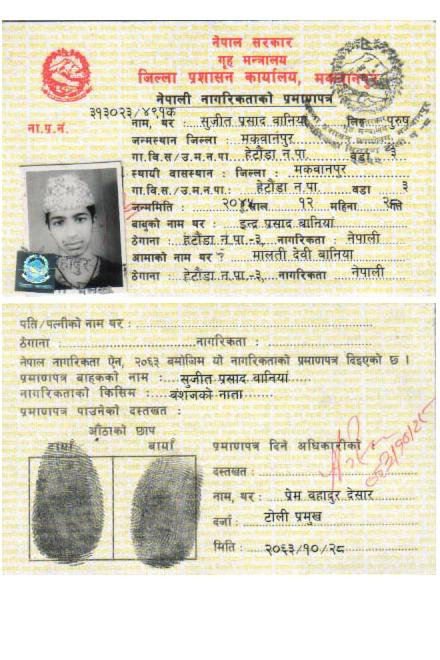
#> input picture testdata/citizenship-front-back.jpg, 440 x 660 px
$ python -i detector.py   (imports and definitions only)
#> lines starting #> are read from the running program, lines starting #| are printed output that depends on the picture
#> further down, picture is the input picture: shape (660, 440, 3); mean B, G, R 199, 219.3, 224.2
"""
Face Detection Module
Supports multiple backends:
  - Haar Cascade (always available, bundled with OpenCV)
  - YuNet DNN (requires model file, highest accuracy)
  - SSD DNN (requires Caffe model files)
"""

import cv2
import numpy as np
from dataclasses import dataclass, field
from typing import List, Tuple, Optional


@dataclass
class FaceDetection:
    """Represents a single detected face."""
    bbox: Tuple[int, int, int, int]   # x, y, w, h
    confidence: float
    landmarks: Optional[np.ndarray] = None  # 5-point for YuNet
    index: int = 0

    @property
    def x(self): return self.bbox[0]
    @property
    def y(self): return self.bbox[1]
    @property
    def w(self): return self.bbox[2]
    @property
    def h(self): return self.bbox[3]

    def to_rect(self) -> Tuple[int, int, int, int]:
        return self.bbox

    # [11 lines left out: function face_roi, not called in this run]

    def center(self) -> Tuple[int, int]:
        return (self.x + self.w // 2, self.y + self.h // 2)


class HaarCascadeDetector:
    """OpenCV Haar Cascade face detector — always available, no model download needed."""

    def __init__(self, scale_factor: float = 1.05, min_neighbors: int = 4,
                 min_size: Tuple[int, int] = (30, 30)):
        self.face_cascade = cv2.CascadeClassifier(
            cv2.data.haarcascades + "haarcascade_frontalface_default.xml"
        )
        self.profile_cascade = cv2.CascadeClassifier(
            cv2.data.haarcascades + "haarcascade_profileface.xml"
        )
        self.scale_factor = scale_factor
        self.min_neighbors = min_neighbors
        self.min_size = min_size

    def detect(self, image: np.ndarray) -> List[FaceDetection]:
        if image is None or image.size == 0:
            return []

        gray = _to_gray(image)
#> in _to_gray, `return cv2.cvtColor(image, cv2.COLOR_BGR2GRAY)`:
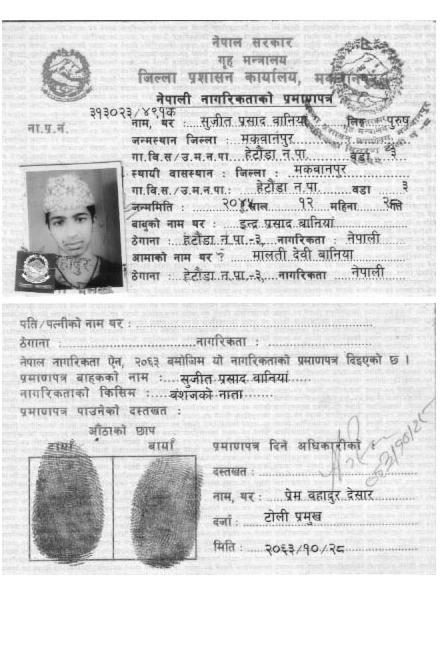
#> returned value: shape (660, 440); min 14, max 255, mean 218.5
        gray = cv2.equalizeHist(gray)
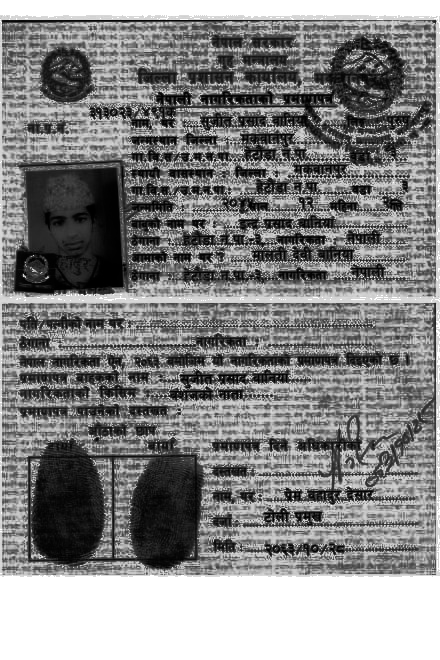
#> gray: shape (660, 440); min 0, max 255, mean 132.1

        detections = []

        # Frontal face detection
        faces = self.face_cascade.detectMultiScale(
            gray,
            scaleFactor=self.scale_factor,
            minNeighbors=self.min_neighbors,
            flags=cv2.CASCADE_SCALE_IMAGE,
            minSize=self.min_size,
        )
#> faces = [[27, 187, 87, 87]]
        if len(faces) > 0:
            for i, (x, y, w, h) in enumerate(faces):
                detections.append(FaceDetection(
                    bbox=(int(x), int(y), int(w), int(h)),
                    confidence=0.85,
                    index=i,
                ))
#> this loop made 1 pass
#> after the loop, detections = 1 item

        # Profile detection for additional coverage
        profiles = self.profile_cascade.detectMultiScale(
            gray,
            scaleFactor=1.1,
            minNeighbors=3,
            minSize=self.min_size,
        )
#> profiles = ()
        existing_centers = [d.center() for d in detections]
#> existing_centers = [(70, 230)]
        for x, y, w, h in profiles if len(profiles) > 0 else []:
            cx, cy = x + w // 2, y + h // 2
            # Avoid duplicate detections
            if not any(abs(cx - ec[0]) < w * 0.5 and abs(cy - ec[1]) < h * 0.5
                       for ec in existing_centers):
                detections.append(FaceDetection(
                    bbox=(int(x), int(y), int(w), int(h)),
                    confidence=0.70,
                    index=len(detections),
                ))
#> this loop made 0 passes

        # Re-index
        for i, d in enumerate(detections):
            d.index = i
#> this loop made 1 pass
#> d.index on pass 1: 0

        return detections


class YuNetDetector:
    """
    OpenCV YuNet face detector — high accuracy, requires model file.
    Download: https://github.com/opencv/opencv_zoo/blob/main/models/face_detection_yunet/
    """

    # [35 lines left out: functions __init__, detect, not called in this run]


class MultiScaleDetector:
    """
    Enhanced multi-scale detector combining Haar cascade with image augmentation
    for improved detection rate while staying model-free.
    """

    def __init__(self, min_size: Tuple[int, int] = (30, 30)):
        self._haar = HaarCascadeDetector(scale_factor=1.03, min_neighbors=3, min_size=min_size)

    # [19 lines left out: function detect, not called in this run]


def _to_gray(image: np.ndarray) -> np.ndarray:
    if len(image.shape) == 2:
        return image
    return cv2.cvtColor(image, cv2.COLOR_BGR2GRAY)


# [28 lines left out: functions _iou, _nms, not called in this run]

>>> import cv2
>>> picture = cv2.imread('../testdata/citizenship-front-back.jpg')
>>> result = HaarCascadeDetector().detect(picture)
#> result = 1 item

$ run again, on testdata/national-id.webp
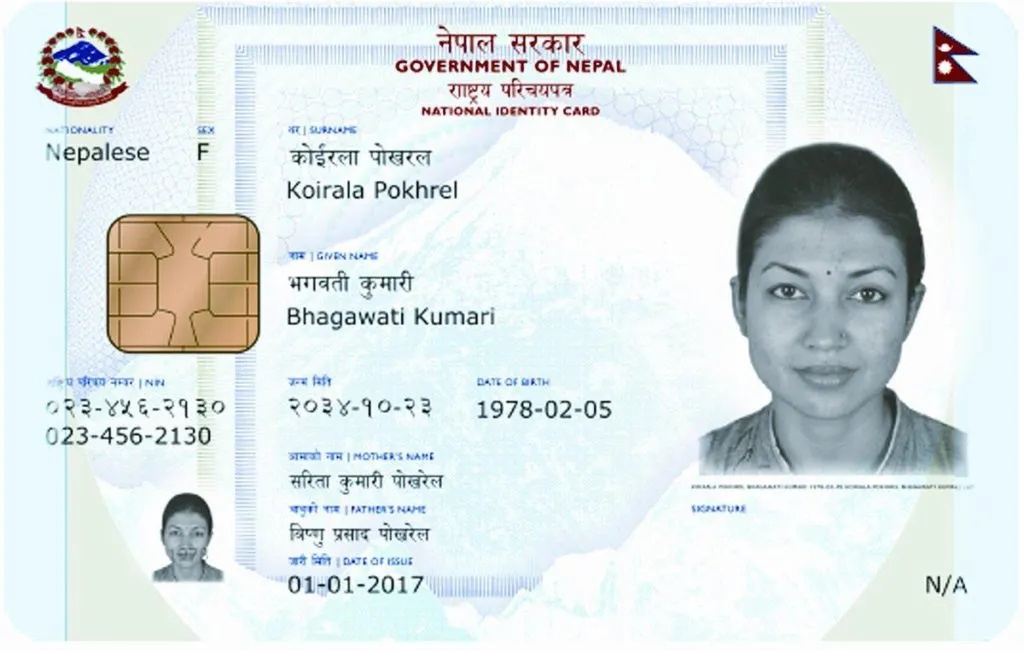
#> input picture testdata/national-id.webp, 1024 x 651 px
#> picture is the input picture: shape (651, 1024, 3); mean B, G, R 228.6, 228.1, 219.4
#> in _to_gray, `return cv2.cvtColor(image, cv2.COLOR_BGR2GRAY)`:
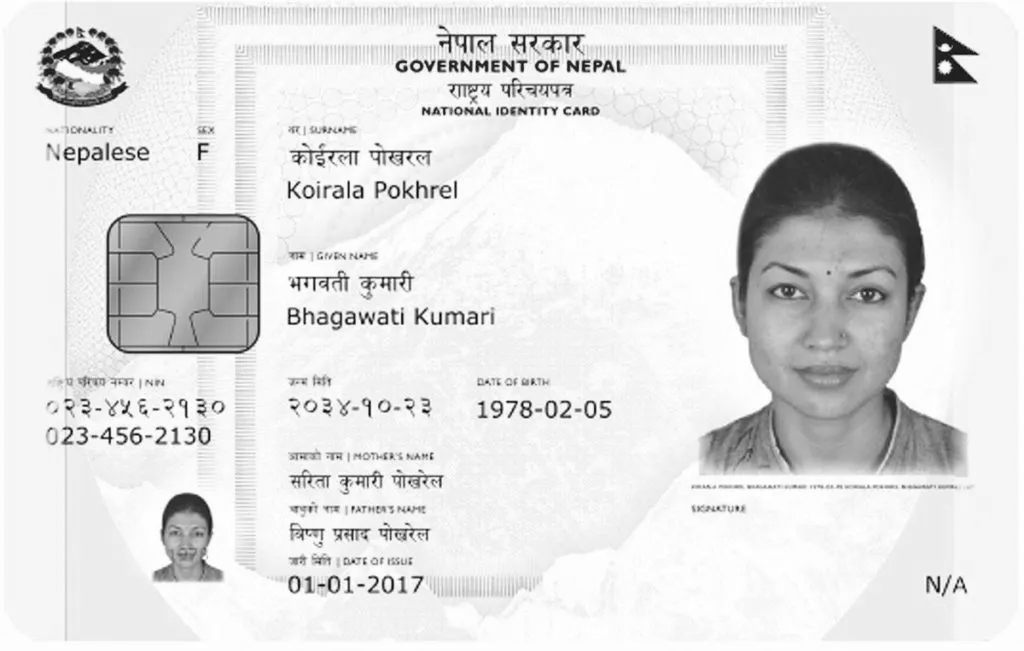
#> returned value: shape (651, 1024); min 3, max 255, mean 225.6
#> in detect, `gray = cv2.equalizeHist(gray)`:
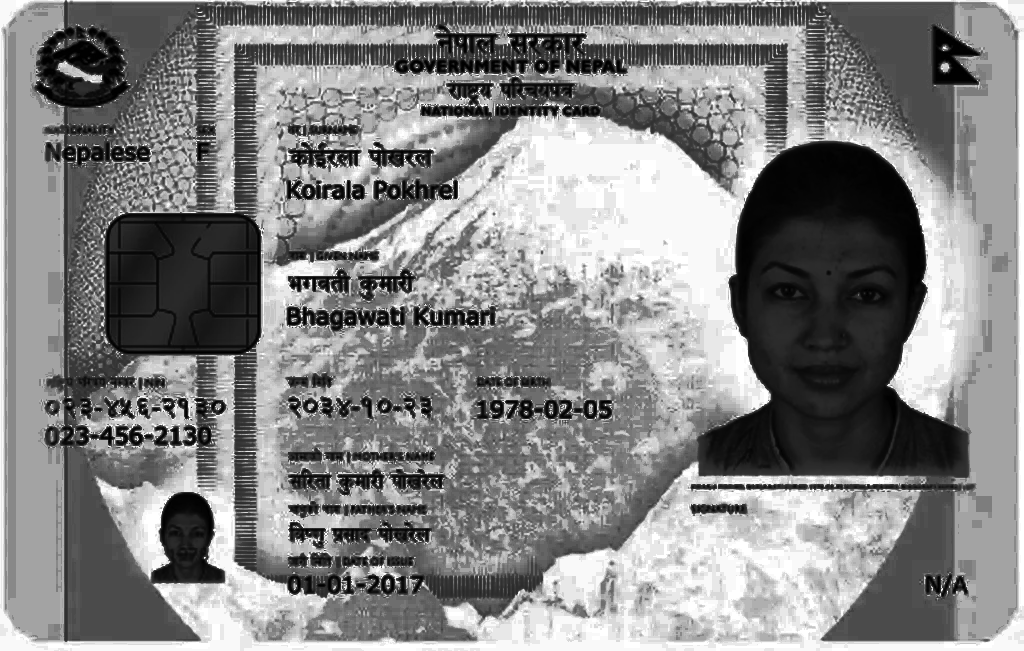
#> gray: shape (651, 1024); min 0, max 255, mean 132.4
#> faces = [[161, 514, 51, 51], [652, 359, 66, 66], [22, 380, 76, 76], [739, 226, 177, 177]]
#> the loop in detect, `for i, (x, y, w, h) in enumerate(faces):` made 4 passes
#> after the loop in detect, `for i, (x, y, w, h) in enumerate(faces):`: detections = 4 items
#> profiles = ()
#> existing_centers = [(186, 539), (685, 392), (60, 418), (827, 314)]
#> the loop in detect, `for i, d in enumerate(detections):` made 4 passes
#> result = 4 items
